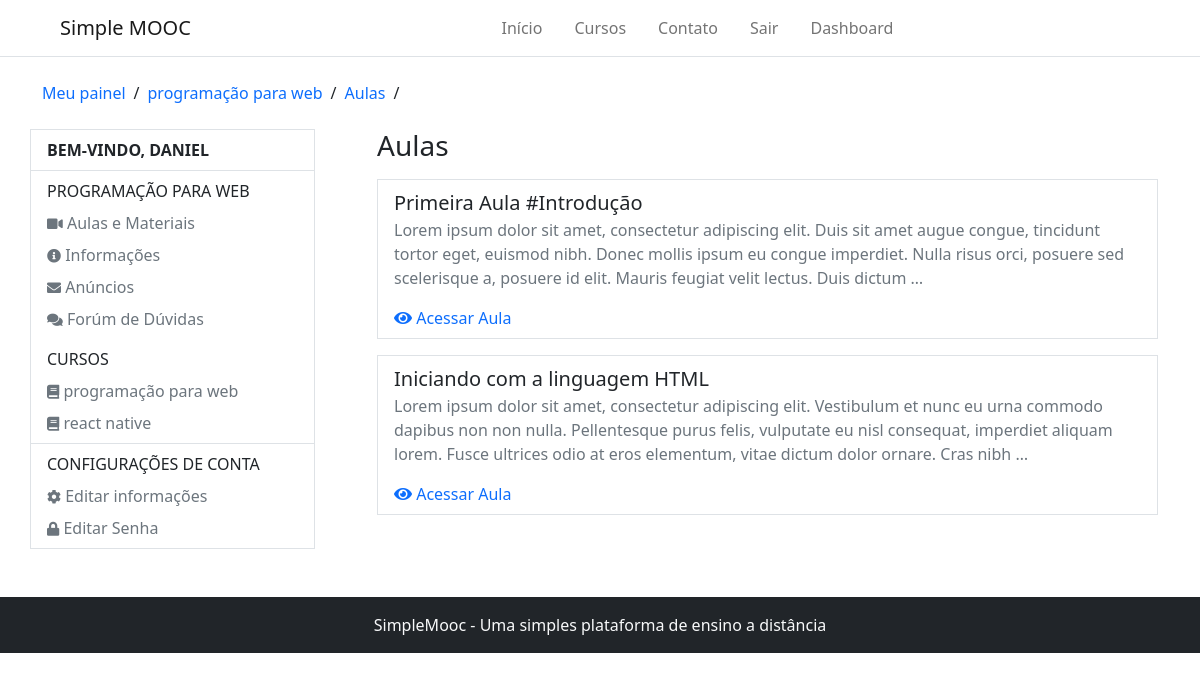
/accounts/programacao-para-web/aulas/ (signed in), run on an earlier commit of the app's database.
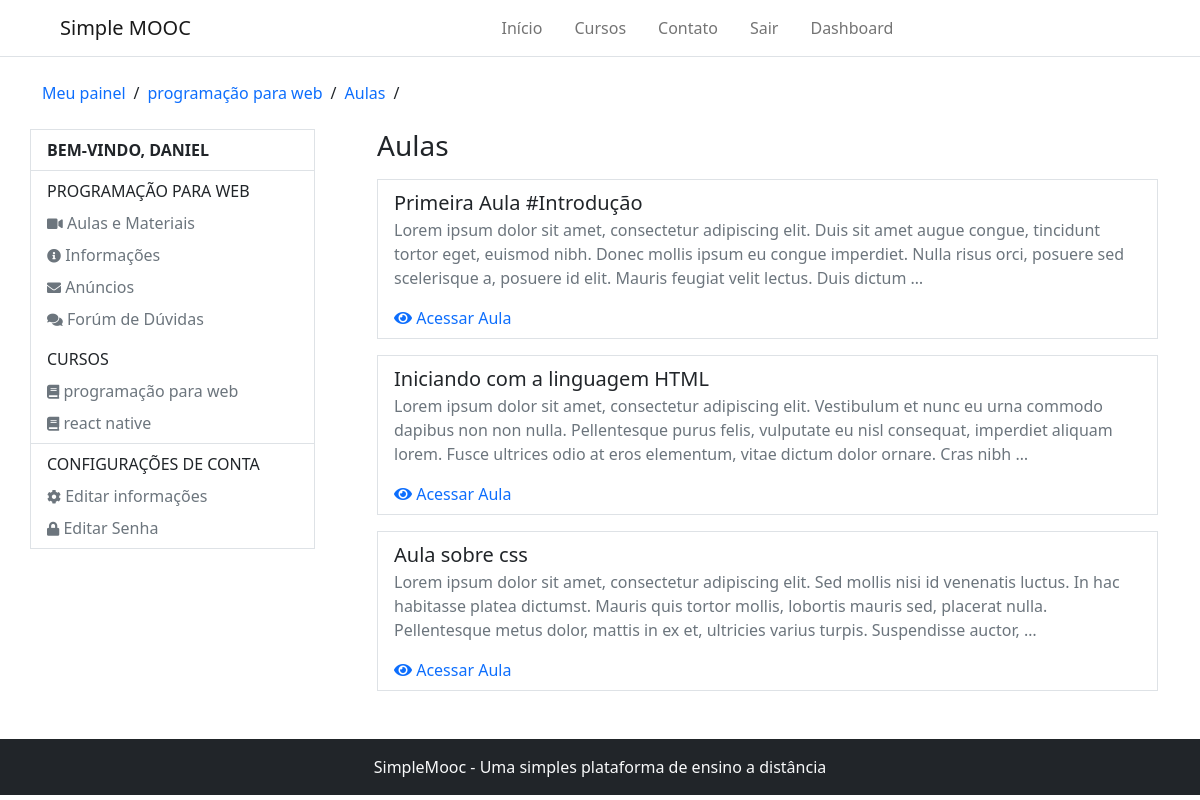
And on a later commit of the database.
### Courses/models.py (models this page shows, shortened)
class subscribe(models.Model):
    STATUS_CHOICES = (
        (0, 'Análise'),
        (1, 'Aprovado'),
        (2, 'Cancelado'),
    )
    user = models.ForeignKey(settings.AUTH_USER_MODEL, on_delete=models.CASCADE, verbose_name='Usuário')
    course = models.ForeignKey(Course, on_delete=models.CASCADE, verbose_name='Curso')
    status = models.IntegerField(choices=STATUS_CHOICES, default=0, blank=True, verbose_name='Situação')
    created_at = models.DateTimeField(auto_now_add=True, verbose_name='Criado em')
    update_at = models.DateTimeField(auto_now=True, verbose_name='Atualizado em')
    def is_approved(self):
        return self.status == 1
    class Meta:
        verbose_name = 'Inscrição'
        verbose_name_plural = 'Inscrições'
        unique_together = (('user', 'course'),)

class Course(models.Model):
    name_course = models.CharField(max_length=50, verbose_name='Nome do curso')
    slug_course = models.SlugField(verbose_name='Atalho', blank=True)
    description_course = models.CharField(max_length=255, verbose_name='Descrição do curso')
    about_course = models.TextField(verbose_name='Sobre o curso')
    image_course = models.ImageField(upload_to='course_img/%Y/%m/%d', verbose_name='Imagem', null=True, blank=True)
    created_at = models.DateTimeField(auto_now_add= True, verbose_name='Data de criação')
    update_at = models.DateTimeField(auto_now=True, verbose_name='Data de atualização')
    objects = CourseManager()
    def __str__(self):
        return self.name_course
    def release_lessons(self):
        today = timezone.now().date()
        return self.Lessons.filter(release_data__lte=today)
    def course_adverts_url(self):
        return reverse('course-adverts', args=[self.slug_course])
    class Meta:
        verbose_name = 'curso'
        verbose_name_plural = 'cursos'

class Lesson(models.Model):
    course = models.ForeignKey(Course, on_delete=models.CASCADE, verbose_name='Curso', related_name='Lessons')
    name = models.CharField(max_length=100, verbose_name='Título')
    description = models.TextField(verbose_name='Descrição')
    release_data = models.DateField('Data de liberação', blank=True, null=True)
    created_at = models.DateTimeField(auto_now_add=True, verbose_name='Criado em')
    update_at = models.DateTimeField(auto_now=True, verbose_name='Atualizado em')
    class Meta:
        verbose_name = 'Aula'
        verbose_name_plural = 'Aulas'

### Accounts/decorators.py (the view)
    def wrapper(request, *args, **kwargs):
        slug = kwargs.get('slug')
        course = get_object_or_404(Course, slug_course=slug)
        try:
            subscriber = get_object_or_404(subscribe, user=request.user, course=course)
        except:
            messages.error(request, 'Desculpe, mas você não tem permissão para acessar essa página')
            return redirect('dashboard')
        if not subscriber.is_approved():
            messages.error(request, 'A sua inscrição no curso ainda está pendente')
            return redirect('dashboard')
        request.course = course
        return detail_advert(request, *args, **kwargs)

### Accounts/models.py (called while the page is built)
    def __str__(self):
        return self.username

### Accounts/views.py (called while the page is built)
@login_required
@subscription_required
def lessons(request, slug):
    course = request.course
    return render(request, 'registration/lessons.html', {'course': course})

### Courses/templatetags/courses_tags.py (called while the page is built)
@register.inclusion_tag('partials/_my_courses.html')
def user_courses(user):
    registrations = subscribe.objects.order_by('-id').filter(user=user)
    return {'registrations': registrations}

### Accounts/templates/registration/lessons.html
{% extends 'registration/course_adverts.html' %}
{% block 'breadcrumbs' %}
    {{ block.super }}
    <li><a href="{{ course.course_adverts_url }}" class="text-decoration-none">Aulas</a></li>
    <li>/</li>
{% endblock %}
{% block 'dashboard-main' %}
    <h1 class="fs-3 mb-3">Aulas</h1>
    <div class="d-flex flex-column gap-3">
        {% for lesson in course.release_lessons %}
            <div class="border border-1 px-3 py-2">
                <a class="text-decoration-none fs-5 text-dark" href="#">{{ lesson.name }}</a>
                <p class="text-muted">{{ lesson.description|truncatewords:'40' }}</p>
                <a class="text-primary text-decoration-none" href="{% url 'detail-lesson' course.slug_course lesson.id %}">
                    <i class="fas fa-eye"></i> Acessar Aula
                </a>
            </div>
        {% endfor %}
    </div>
{% endblock %}

### templates/partials/_my_courses.html
{% for subscribe in registrations %}
    <li class="nav-item">
        <a class="nav-link px-0 link-secondary pb-0" aria-current="page" href="{{ subscribe.course.course_user_url }}">
            <i class="fas fa-book" style="font-size: 14px"></i> {{ subscribe.course }}
        </a>
    </li>
{% empty %}
    <p class="text-muted">Você não está escrito em nenhum curso</p>
{% endfor %}

What changed in the data, as far as the page shows it:
added Lesson: name "Aula sobre css", description "Lorem ipsum dolor sit amet, consectetur adipiscing elit. Sed mollis nisi id venenatis luctus. In hac habitasse platea dictumst. Mauris quis tortor mollis, lobortis mauris sed, placerat nulla. Pellentesque metus dolor, mattis in ex et, ultricies varius turpis. Suspendisse auctor, …"
